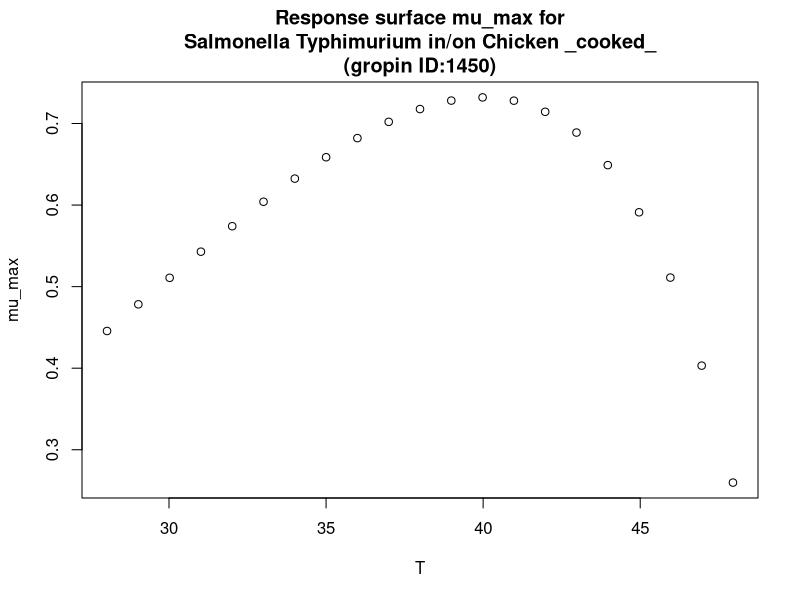

This figure's R source:
#############################
# start of Parameter script
#############################
T <- seq(28.028,47.952047952048,length.out=21)
#############################
# end of Parameter script
#############################
############################# 
# start of Model script Gropin ID 1450 
#############################
 
# constant coefficients for this model
 
variables <- data.frame(T)
argumentsPar <- expand.grid(variables)
 
# heart of the model
response_surface <- function(T) {
   mumax <-0.7320*((T-49.26)*(T-5.699)^2)/((40.01-5.699)*((40.01-5.699)*(T-40.01)-(40.01-49.26)*(40.01+5.699-2*T)))

return(mumax=mumax)
} 

# output parameters
mumax <- cbind(argumentsPar,response_surface(argumentsPar['T']))
colnames(mumax) <- c(colnames(argumentsPar),'mumax')
#############################
# End of Model script
#############################
############################# 
# start of Visualisation script Gropin ID 1450 
#############################
plot(T,mumax$mumax,
                          xlab='T',
                          ylab='mu_max',main='Response surface mu_max for
Salmonella Typhimurium in/on Chicken _cooked_
(gropin ID:1450)')
#############################
# End of Visualisation script
#############################
